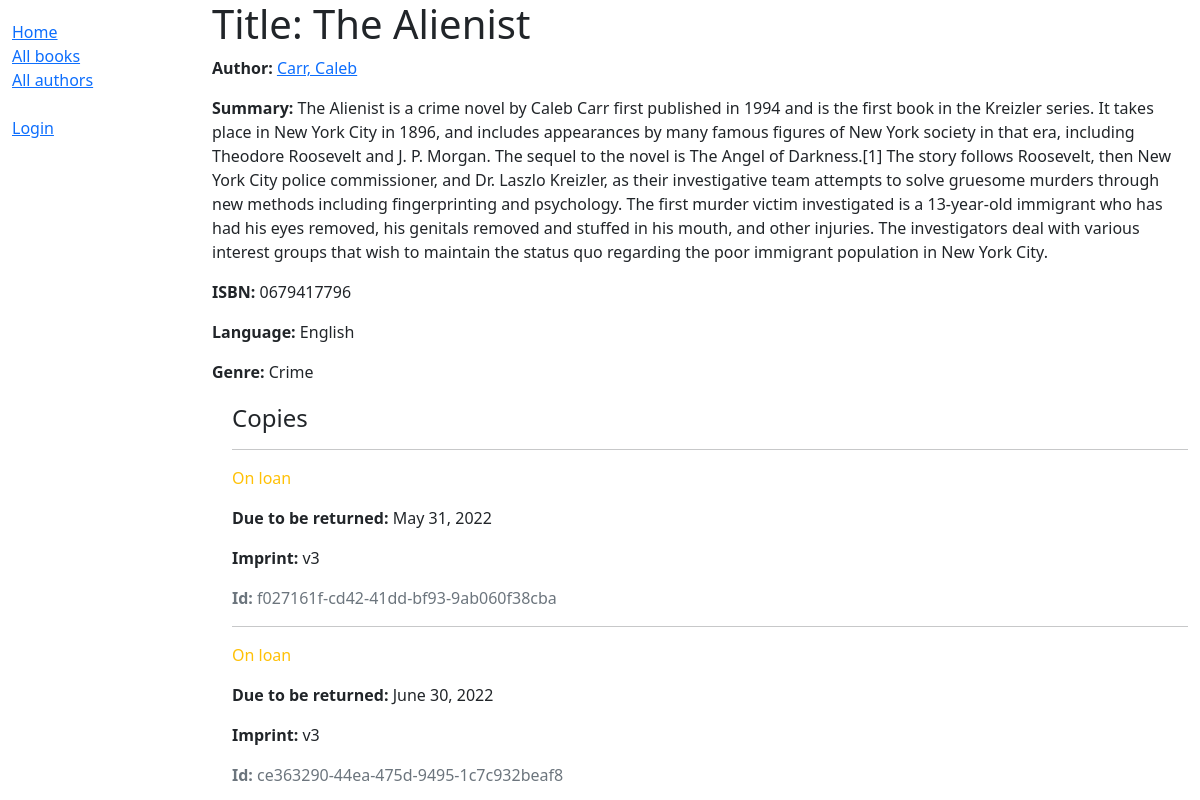
/catalog/book/3, run on an earlier commit of the app's database.
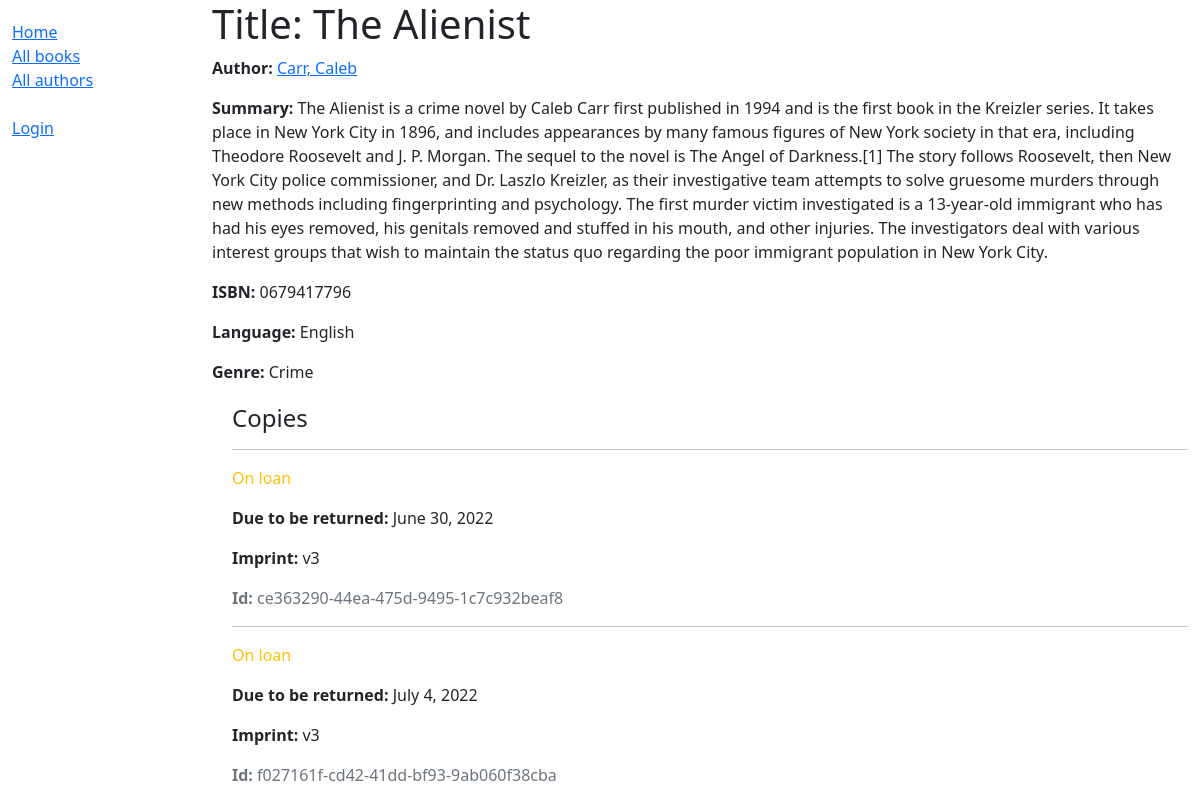
And on a later commit of the database.
### catalog/models.py (models this page shows, shortened)
class BookInstance(models.Model):
    id = models.UUIDField(primary_key=True, default=uuid.uuid4,
                          help_text='Unique ID for this particular book across whole library')
    book = models.ForeignKey('Book', on_delete=models.RESTRICT, null=True)
    imprint = models.CharField(max_length=200)
    due_back = models.DateField(null=True, blank=True)
    borrower = models.ForeignKey(User, on_delete=models.SET_NULL, null=True, blank=True)
    LOAN_STATUS = (
        ('m', 'Maintenance'),
        ('o', 'On loan'),
        ('a', 'Available'),
        ('r', 'Reserved'),
    )
    status = models.CharField(
        max_length=1,
        choices=LOAN_STATUS,
        blank=True,
        default='m',
        help_text='Book availability',
    )
    class Meta:
        ordering = ['due_back']
        permissions = (("can_mark_returned", "Set book as returned"),)

### catalog/views.py (the view)
# urls.py: re_path(r'^book/(?P<pk>\d+)$', views.BookDetailView.as_view(), name='book-detail'),
class BookDetailView(generic.DetailView):
    model = Book

### catalog/models.py (called while the page is built)
    def __str__(self):
        return self.name

    def get_absolute_url(self):
        return reverse('author-detail', args=[str(self.id)])

    def __str__(self):
        return f'{self.last_name}, {self.first_name}'

    def __str__(self):
        return self.name

### catalog/templates/catalog/book_detail.html
{% extends "base_generic.html" %}
{% block content %}
    <h1>Title: {{ book.title }}</h1>
    <p><strong>Author:</strong> <a href="{{ book.author.get_absolute_url }}">{{ book.author }}</a></p>
    <p><strong>Summary:</strong> {{ book.summary }}</p>
    <p><strong>ISBN:</strong> {{ book.isbn }}</p>
    <p><strong>Language:</strong> {{ book.language }}</p>
    <p><strong>Genre:</strong> {{ book.genre.all|join:", " }}</p>
    <div style="margin-left:20px;margin-top:20px">
    <h4>Copies</h4>
    {% for copy in book.bookinstance_set.all %}
      <hr>
      <p class="{% if copy.status == 'a' %}text-success{% elif copy.status == 'm' %}text-danger{% else %}text-warning{% endif %}">
        {{ copy.get_status_display }}
      </p>
      {% if copy.status != 'a' %}
        <p><strong>Due to be returned:</strong> {{ copy.due_back }}</p>
      {% endif %}
      <p><strong>Imprint:</strong> {{ copy.imprint }}</p>
      <p class="text-muted"><strong>Id:</strong> {{ copy.id }}</p>
    {% endfor %}
  </div>
{% endblock %}

What changed in the data, as far as the page shows it:
shown differently, row unchanged: BookInstance "June 30, 2022": moves up the list
changed BookInstance "f027161f-cd42-41dd-bf93-9ab060f38cba": due_back "May 31, 2022" → "July 4, 2022"
